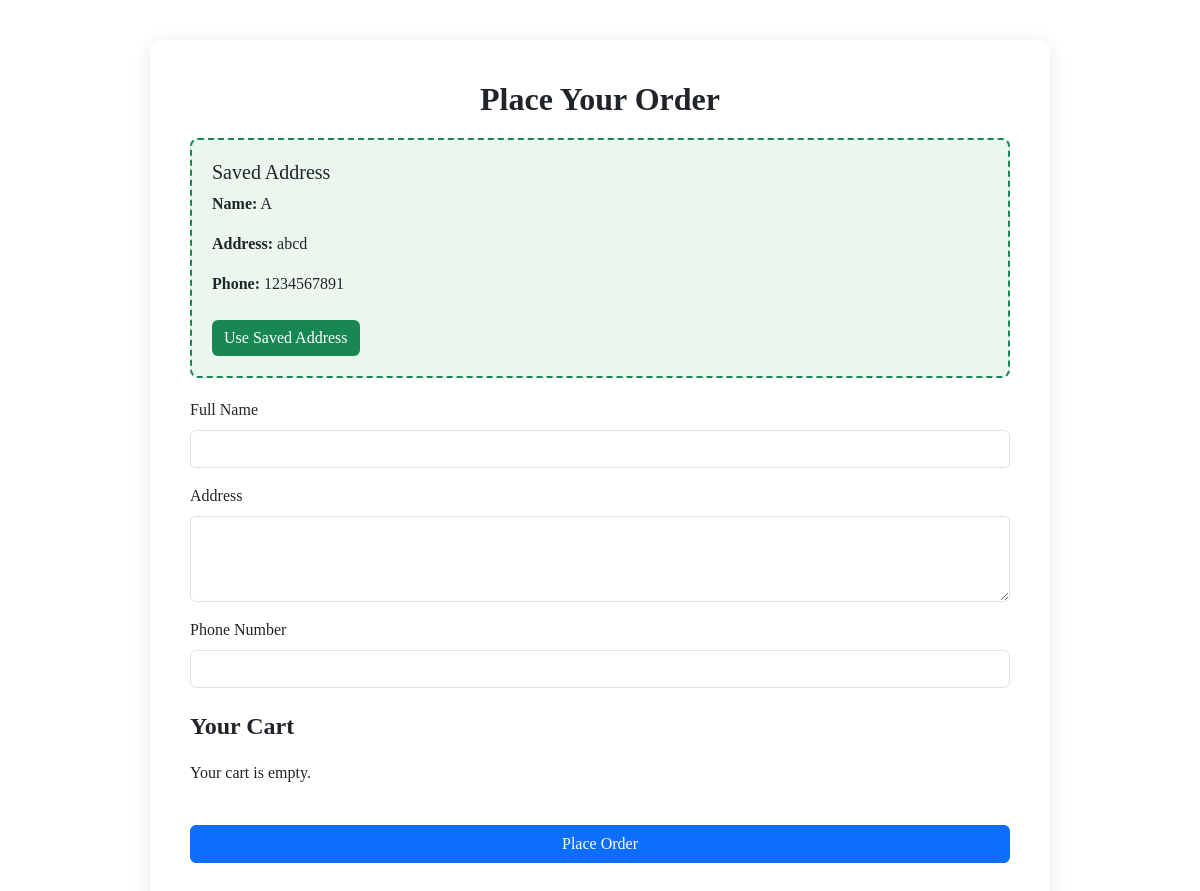
Page /cart/address/ (signed in) on the committed database.
### app/models.py (models this page shows)
class Address(models.Model):
    user = models.ForeignKey(User, on_delete=models.CASCADE)
    name = models.CharField(max_length=255)
    address = models.TextField()
    phone_number = models.CharField(max_length=15)
    size = models.IntegerField(default=10)

### app/views.py (the view, shortened to what this page needs)
# urls.py: path('cart/address/', views.cart_address_page, name='cart_address_page'),
def cart_address_page(req):
    user = User.objects.get(username=req.session['user'])  # Get the logged-in user
    user_address = Address.objects.filter(user=user).first()  # This will give None if no address exists or the first one if there are multiple
    return render(req, 'user/cart_order.html', {'user_address': user_address})

### templates/user/cart_order.html (shortened to what this page needs)
<!DOCTYPE html>
<html lang="en">
<head>
    <link href="https://cdn.jsdelivr.net/npm/bootstrap@5.3.3/dist/css/bootstrap.min.css" rel="stylesheet">
    <link href="https://unpkg.com/aos@next/dist/aos.css" rel="stylesheet">
</head>
<body>
<div class="container" data-aos="fade-up">
    <h2 class="text-center">Place Your Order</h2>
    {% if user_address %}
    <div id="saved-address-box" class="saved-address-box"
         data-name="{{ user_address.name }}"
         data-address="{{ user_address.address }}"
         data-phone="{{ user_address.phone_number }}">
        <h5>Saved Address</h5>
        <p><strong>Name:</strong> {{ user_address.name }}</p>
        <p><strong>Address:</strong> {{ user_address.address }}</p>
        <p><strong>Phone:</strong> {{ user_address.phone_number }}</p>
        <button type="button" id="use-saved-address-btn" class="btn btn-use-address mt-2">Use Saved Address</button>
    </div>
    {% endif %}
    <form method="POST">
        <div class="mb-3">
            <label for="name" class="form-label">Full Name</label>
            <input type="text" id="name" name="name" class="form-control" required>
        </div>
        <div class="mb-3">
            <label for="address" class="form-label">Address</label>
            <textarea id="address" name="address" class="form-control" rows="3" required></textarea>
        </div>
        <div class="mb-3">
            <label for="phone_number" class="form-label">Phone Number</label>
            <input type="text" id="phone_number" name="phone_number" class="form-control" required
            pattern="[0-9]{10}" maxlength="10" minlength="10" oninput="this.value = this.value.replace(/[^0-9]/g, '')">
        </div>
        <h4 class="mt-4">Your Cart</h4>
        {% for cart_item in cart_items %}
        <div class="card mb-3" style="border: none;">
            <div class="row g-0">
                <div class="col-md-4">
                    <img src="{{ cart_item.product.image.url }}" class="img-fluid rounded-start" alt="{{ cart_item.product.name }}" style="max-width: 150px; height: auto;">
                </div>
                <div class="col-md-8">
                    <div class="card-body">
                        <h5 class="card-title">{{ cart_item.product.name }}</h5>
                        <p class="card-text"><strong>Price:</strong> ₹<span class="item-price" data-unit-price="{{ cart_item.product.price }}">{{ cart_item.product.price }}</span></p>
                        <div class="quantity-controls">
                            <input type="number" class="form-control mx-2 item-qty" value="{{ cart_item.quantity }}" min="1" readonly>
                        </div>
                    </div>
                </div>
            </div>
            <hr>
        </div>
        {% empty %}
        <p>Your cart is empty.</p>
        {% endfor %}
        <button type="submit" class="btn btn-primary w-100 mt-4">Place Order</button>
    </form>
</div>
</body>
</html>

### templates/user/cart_order.html (style rules this page uses)
body { background-color: white; font-family: "Playfair Display", serif; }
.container { max-width: 900px; background: #fff; padding: 40px; border-radius: 12px; box-shadow: 0 4px 20px rgba(0, 0, 0, 0.1); margin-top: 40px; }
h2, h3, h4 { font-weight: 600; margin-bottom: 20px; }
.saved-address-box { border: 2px dashed #198754; padding: 20px; border-radius: 8px; background-color: #e9f7ef; margin-bottom: 20px; position: relative; }
.btn-use-address { background-color: #198754; color: white; border: none; transition: all 0.3s ease; }

### rows in the picture
Address: name "A", address "abcd", phone_number "1234567891"
